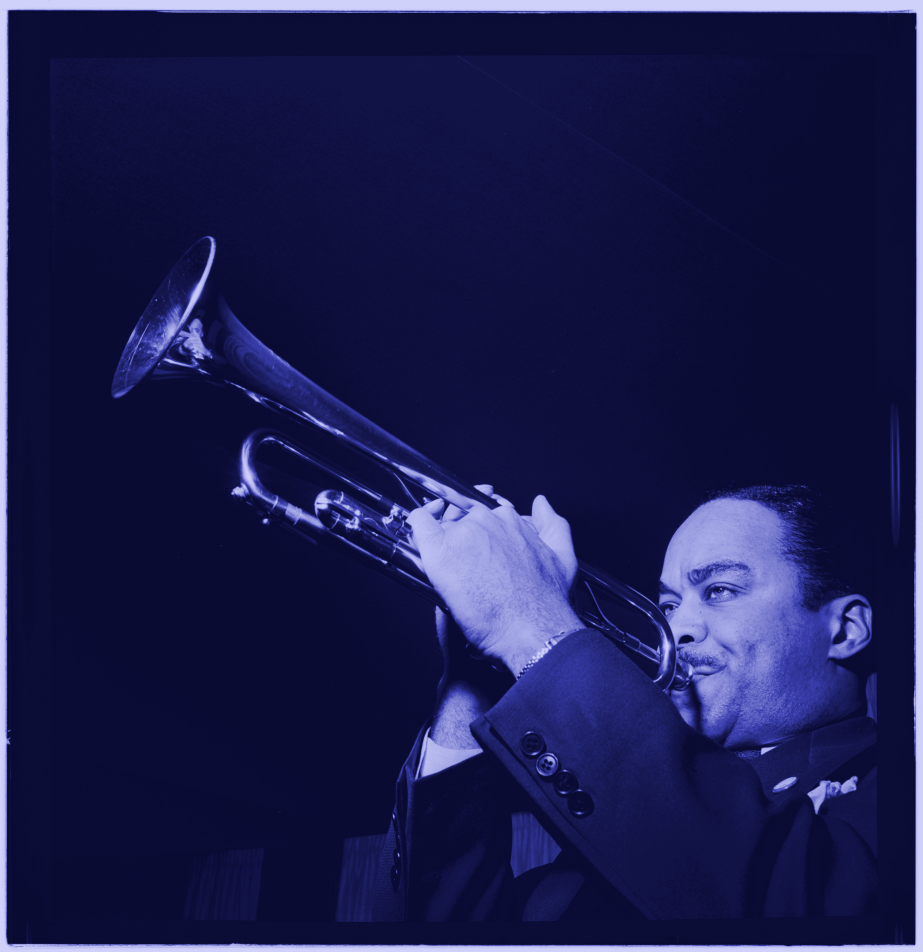
#> input picture marketing/photos/blue-treatment/buck_clayton_full.jpg, 5533 x 5707 px (shown at 1/6 size); its folder holds 4 pictures in this run
$ python build_hero_images.py
#> lines starting #> are read from the running program, lines starting #| are printed output that depends on the picture
#!/usr/bin/env python3
"""Build the marketing-site hero images from blue-treatment source photos.

For each source photo this:
  1. trims the film-scan frame/rebate with a hand-tuned per-image inset,
  2. center-crops to a square, and
  3. resizes to an identical 1100x1100 px so the hero never shifts the page
     layout when the template rotates between them on reload. The hero box
     renders at most ~524px wide, so 1100px keeps >2x for retina with margin.

Output lands in backend/static/images/hero_NNN.jpg. The crop insets were chosen
by eye per scan (some have thick dark frames, some only a thin bright rebate);
adjust HEROES and re-run to regenerate.

Run with the backend venv (Pillow):
    backend/venv/bin/python marketing/scripts/build_hero_images.py
"""
import os
from PIL import Image

HERE = os.path.dirname(os.path.abspath(__file__))
REPO = os.path.abspath(os.path.join(HERE, "..", ".."))
SRC_DIR = os.path.join(REPO, "marketing", "photos", "blue-treatment")
OUT_DIR = os.path.join(REPO, "backend", "static", "images")
SIZE = 1100

# hero id -> (source basename, (left, top, right, bottom) frame insets as fractions)
HEROES = {
    "hero_001": ("buck_clayton_full",           (0.040, 0.035, 0.045, 0.030)),
    "hero_002": ("carl_kress_full",             (0.075, 0.060, 0.065, 0.060)),
    "hero_003": ("charlie_parker_max_roach",    (0.060, 0.050, 0.045, 0.055)),
    "hero_004": ("freddie_moore_sidney_bechet", (0.055, 0.045, 0.055, 0.040)),
    "hero_005": ("illinois_jacquet_2",          (0.075, 0.058, 0.070, 0.075)),
    "hero_006": ("sidney_de_paris_full",        (0.040, 0.030, 0.030, 0.040)),
    "hero_007": ("mary_lou_williams",           (0.020, 0.015, 0.020, 0.020)),  # low-res source; upscaled
    "hero_008": ("billie_holiday",              (0.025, 0.025, 0.050, 0.035)),
    "hero_009": ("teddy_kaye_vivien_garry",     (0.040, 0.040, 0.050, 0.050)),
    "hero_010": ("ella_fitz_1",                 (0.048, 0.030, 0.050, 0.040)),
    "hero_011": ("june_christy_full",           (0.030, 0.030, 0.035, 0.035)),
}


def build_one(src_name, insets):
#> called with src_name = 'buck_clayton_full', insets = (0.04, 0.035, 0.045, 0.03)
    l, t, r, b = insets
    im = Image.open(os.path.join(SRC_DIR, f"{src_name}.jpg")).convert("RGB")
#> im is the input picture: PIL image 5533x5707 RGB; mean R, G, B 27.4, 29.3, 77.6
    w, h = im.size
#> w = 5533; h = 5707
    im = im.crop((int(w * l), int(h * t), int(w * (1 - r)), int(h * (1 - b))))  # trim frame
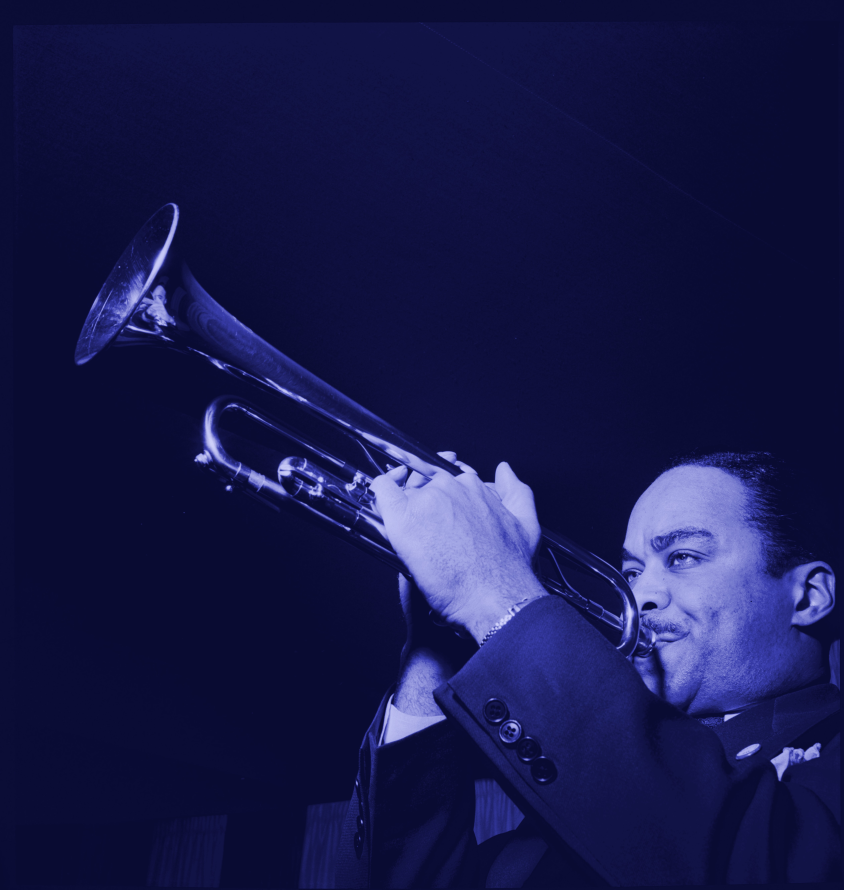
#> im: PIL image 5063x5336 RGB (shown at 1/6 size); mean R, G, B 23, 24.9, 74
    w, h = im.size
#> w = 5063; h = 5336
    s = min(w, h)                                                               # center square
#> s = 5063
    im = im.crop(((w - s) // 2, (h - s) // 2, (w - s) // 2 + s, (h - s) // 2 + s))
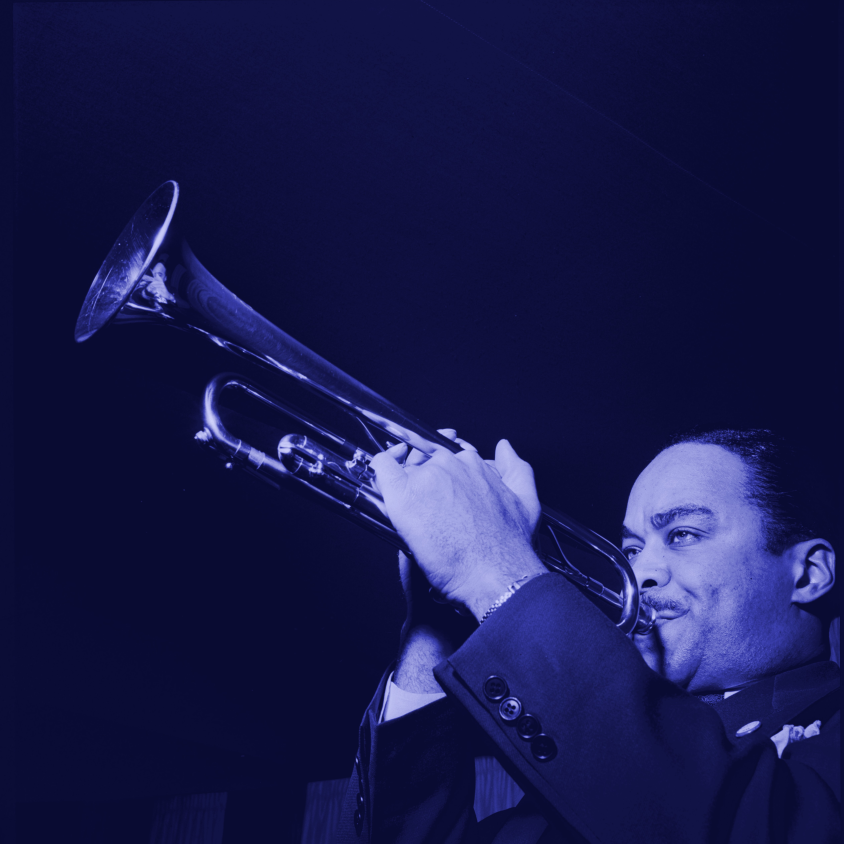
#> im: PIL image 5063x5063 RGB (shown at 1/6 size); mean R, G, B 23.6, 25.5, 74.9
    return im.resize((SIZE, SIZE), Image.LANCZOS), s


def main():
    os.makedirs(OUT_DIR, exist_ok=True)
    for out_name, (src_name, insets) in HEROES.items():
        out, square_px = build_one(src_name, insets)
#> square_px = 5063
        dst = os.path.join(OUT_DIR, f"{out_name}.jpg")
        out.save(dst, quality=82, optimize=True, progressive=True)
        flag = "  (UPSCALED)" if square_px < SIZE else ""
#> flag = ''
        print(f"{out_name}.jpg <- {src_name}  square={square_px}px{flag}  "
              f"{os.path.getsize(dst) // 1024} KB")
#| hero_001.jpg <- buck_clayton_full  square=5063px  70 KB
#> pass 2 of the loop in main, `for out_name, (src_name, insets) in HEROES.items():`:
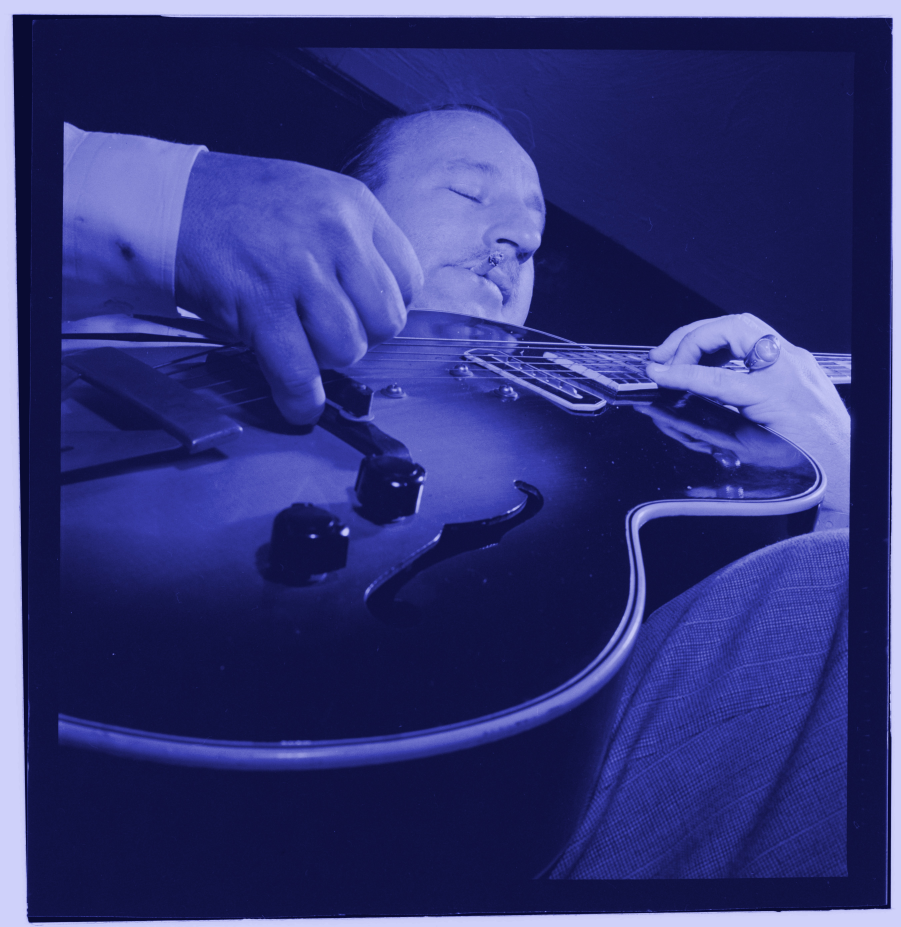
#> input picture marketing/photos/blue-treatment/carl_kress_full.jpg, 5401 x 5561 px (shown at 1/6 size)
#> in build_one, im is the input picture: PIL image 5401x5561 RGB; mean R, G, B 50.1, 52.6, 118.9
#> in build_one (call 2), `im = im.crop((int(w * l), int(h * t), int(w * (1 - r)), int(h * (1 - b..`:
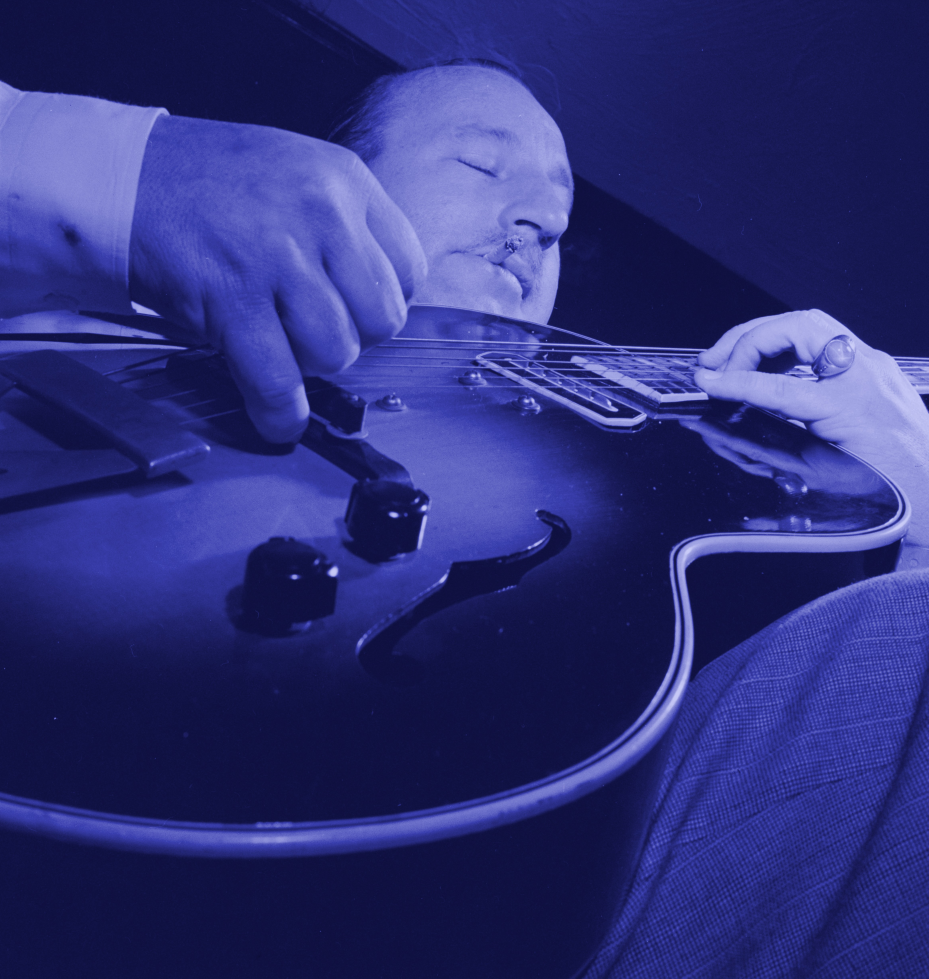
#> im: PIL image 4644x4894 RGB (shown at 1/5 size); mean R, G, B 45.3, 48, 119.5
#> in build_one (call 2), `im = im.crop(((w - s) // 2, (h - s) // 2, (w - s) // 2 + s, (h - s) //..`:
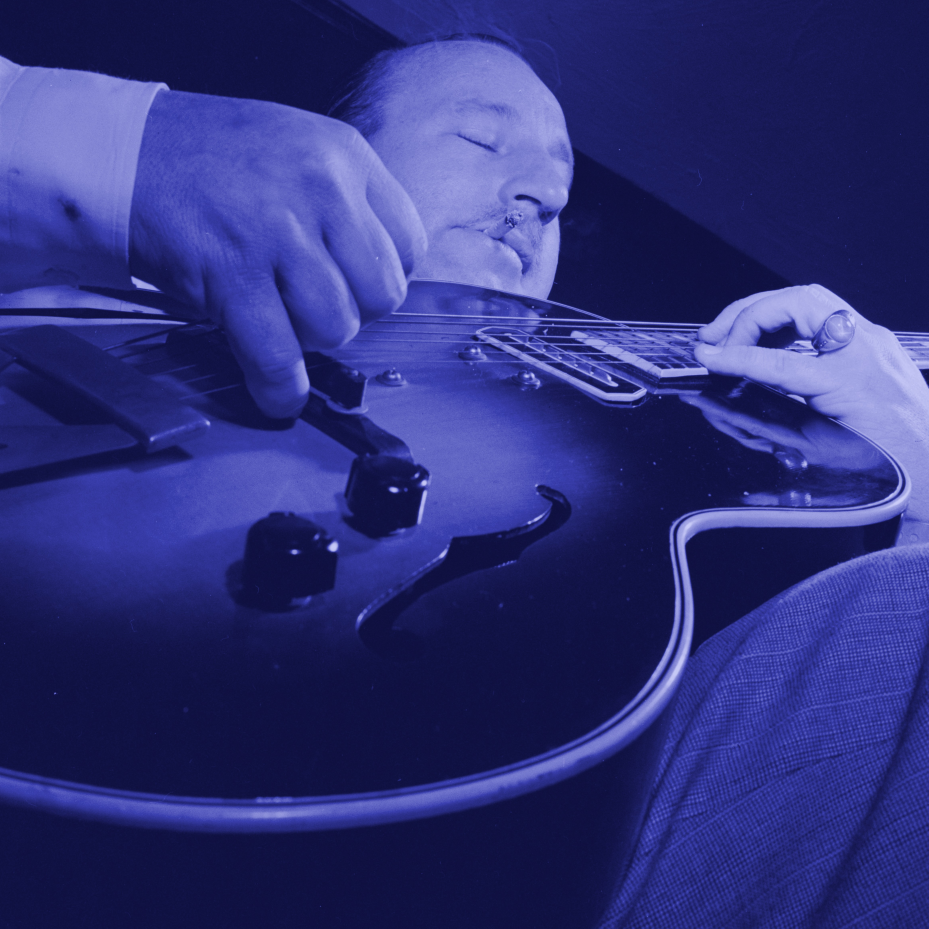
#> im: PIL image 4644x4644 RGB (shown at 1/5 size); mean R, G, B 46.5, 49.2, 121.2
#> square_px = 4644
#| hero_002.jpg <- carl_kress_full  square=4644px  112 KB


if __name__ == "__main__":
#> (the run stopped early here; a loop or call above may not have finished)
